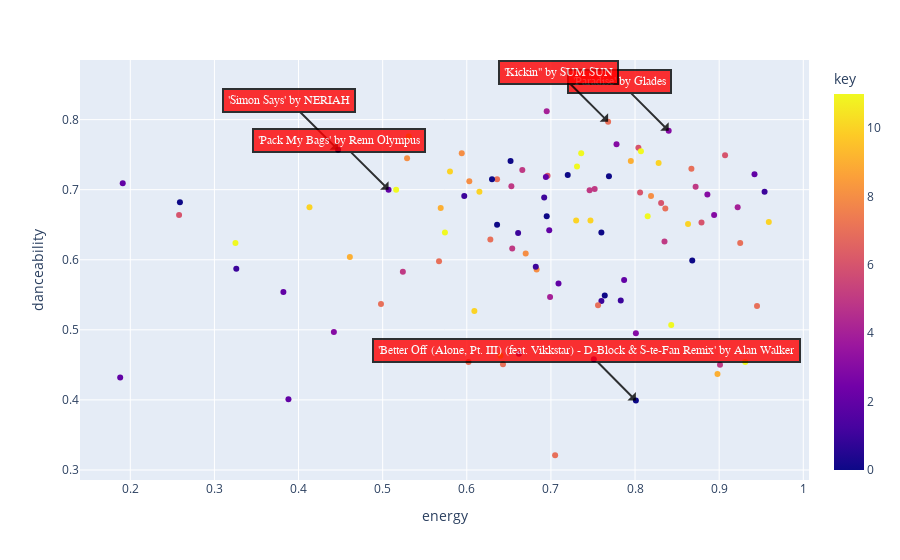

Notebook cell for this chart:
### Code cell
hover_columns = ['name', 'artist', 'added_at', 'tempo', 'valence']
fig = px.scatter(most_recently_added, x="energy", y='danceability', color='key', color_discrete_sequence=px.colors.qualitative.Bold, hover_data=hover_columns)

# Loop through the first ten songs in the dataframe
for i in range(5):
    # Get the name and artist of the song
    song_name = most_recently_added.loc[i, 'name']
    artist_name = most_recently_added.loc[i, 'artist']
    
    # Get the x and y coordinates of the point corresponding to the song
    x_coord = most_recently_added.loc[i, 'energy']
    y_coord = most_recently_added.loc[i, 'danceability']
    
    # Create the arrow and text annotation
    fig.add_annotation(
        x=x_coord,
        y=y_coord,
        ax=x_coord-50,
        ay=y_coord-50,
        text=f"'{song_name}' by {artist_name}",
        arrowhead=1,
        showarrow=True,
        font=dict(
            family="Courier New, monospace",
            size=12,
            color="#ffffff"
        ),
        align="center",
        arrowcolor="black",
        arrowwidth=2,
        arrowsize=1,
        bordercolor="black",
        borderwidth=2,
        borderpad=4,
        bgcolor="red",
        opacity=0.8,
    )

# Show the plot
fig.show()

### Figure 1 — Plotly figure (JSON) as saved in the notebook; plotly's stock layout.template omitted (floating-point values rounded to 4 significant figures; data arrays with more than 128 entries replaced by an {"elided": "..."} marker saying what was removed)
{"data": [{"customdata": {"elided": "100x5 mixed values"}, "hovertemplate": "energy=%{x}<br>danceability=%{y}<br>name=%{customdata[0]}<br>artist=%{customdata[1]}<br>added_at=%{customdata[2]}<br>tempo=%{customdata[3]}<br>valence=%{customdata[4]}<br>key=%{marker.color}<extra></extra>", "legendgroup": "", "marker": {"color": [0, 3, 0, 7, 2, 10, 10, 0, 11, 4, 6, 4, 1, 7, 8, 8, 3, 2, 0, 11, 5, 5, 2, 7, 5, 11, 3, 6, 1, 6, 7, 9, 1, 11, 11, 2, 7, 7, 1, 11, 0, 1, 7, 2, 8, 7, 0, 2, 0, 3, 1, 10, 11, 0, 0, 10, 7, 1, 10, 2, 5, 6, 9, 8, 7, 11, 6, 3, 11, 6, 9, 5, 6, 2, 0, 0, 5, 10, 2, 0, 7, 3, 10, 11, 3, 2, 8, 2, 8, 4, 9, 1, 7, 10, 11, 10, 5, 5, 7, 5], "coloraxis": "coloraxis", "symbol": "circle"}, "mode": "markers", "name": "", "orientation": "v", "showlegend": false, "type": "scatter", "x": [0.447, 0.84, 0.801, 0.768, 0.507, 0.73, 0.609, 0.695, 0.731, 0.699, 0.831, 0.695, 0.954, 0.705, 0.683, 0.529, 0.778, 0.388, 0.764, 0.574, 0.835, 0.654, 0.787, 0.602, 0.524, 0.736, 0.894, 0.879, 0.783, 0.806, 0.628, 0.461, 0.682, 0.815, 0.64, 0.709, 0.925, 0.643, 0.597, 0.843, 0.652, 0.76, 0.636, 0.191, 0.67, 0.498, 0.63, 0.382, 0.259, 0.886, 0.692, 0.828, 0.531, 0.868, 0.72, 0.58, 0.945, 0.661, 0.615, 0.942, 0.653, 0.804, 0.795, 0.603, 0.567, 0.807, 0.258, 0.751, 0.325, 0.907, 0.898, 0.752, 0.696, 0.662, 0.636, 0.769, 0.901, 0.959, 0.698, 0.76, 0.867, 0.801, 0.747, 0.516, 0.442, 0.188, 0.594, 0.694, 0.819, 0.922, 0.569, 0.326, 0.836, 0.413, 0.931, 0.863, 0.746, 0.666, 0.756, 0.872], "xaxis": "x", "y": [0.757, 0.784, 0.399, 0.797, 0.7, 0.656, 0.527, 0.662, 0.733, 0.547, 0.681, 0.812, 0.697, 0.321, 0.586, 0.745, 0.765, 0.401, 0.549, 0.639, 0.626, 0.616, 0.571, 0.454, 0.583, 0.752, 0.664, 0.653, 0.542, 0.696, 0.629, 0.604, 0.59, 0.662, 0.463, 0.566, 0.624, 0.451, 0.691, 0.507, 0.741, 0.541, 0.715, 0.709, 0.609, 0.537, 0.715, 0.554, 0.682, 0.693, 0.689, 0.738, 0.776, 0.599, 0.721, 0.726, 0.534, 0.638, 0.697, 0.722, 0.705, 0.76, 0.741, 0.712, 0.598, 0.755, 0.664, 0.458, 0.624, 0.749, 0.437, 0.701, 0.72, 0.466, 0.65, 0.719, 0.45, 0.654, 0.642, 0.639, 0.73, 0.495, 0.656, 0.7, 0.497, 0.432, 0.752, 0.718, 0.691, 0.675, 0.674, 0.587, 0.673, 0.675, 0.454, 0.651, 0.699, 0.728, 0.535, 0.704], "yaxis": "y"}], "layout": {"annotations": [{"align": "center", "arrowcolor": "black", "arrowhead": 1, "arrowsize": 1, "arrowwidth": 2, "ax": -49.55, "ay": -49.24, "bgcolor": "red", "bordercolor": "black", "borderpad": 4, "borderwidth": 2, "font": {"color": "#ffffff", "family": "Courier New, monospace", "size": 12}, "opacity": 0.8, "showarrow": true, "text": "'Simon Says' by NERIAH", "x": 0.447, "y": 0.757}, {"align": "center", "arrowcolor": "black", "arrowhead": 1, "arrowsize": 1, "arrowwidth": 2, "ax": -49.16, "ay": -49.22, "bgcolor": "red", "bordercolor": "black", "borderpad": 4, "borderwidth": 2, "font": {"color": "#ffffff", "family": "Courier New, monospace", "size": 12}, "opacity": 0.8, "showarrow": true, "text": "'Paradise' by Glades", "x": 0.84, "y": 0.784}, {"align": "center", "arrowcolor": "black", "arrowhead": 1, "arrowsize": 1, "arrowwidth": 2, "ax": -49.2, "ay": -49.6, "bgcolor": "red", "bordercolor": "black", "borderpad": 4, "borderwidth": 2, "font": {"color": "#ffffff", "family": "Courier New, monospace", "size": 12}, "opacity": 0.8, "showarrow": true, "text": "'Better Off (Alone, Pt. III) (feat. Vikkstar) - D-Block & S-te-Fan Remix' by Alan Walker", "x": 0.801, "y": 0.399}, {"align": "center", "arrowcolor": "black", "arrowhead": 1, "arrowsize": 1, "arrowwidth": 2, "ax": -49.23, "ay": -49.2, "bgcolor": "red", "bordercolor": "black", "borderpad": 4, "borderwidth": 2, "font": {"color": "#ffffff", "family": "Courier New, monospace", "size": 12}, "opacity": 0.8, "showarrow": true, "text": "'Kickin'' by SUM SUN", "x": 0.768, "y": 0.797}, {"align": "center", "arrowcolor": "black", "arrowhead": 1, "arrowsize": 1, "arrowwidth": 2, "ax": -49.49, "ay": -49.3, "bgcolor": "red", "bordercolor": "black", "borderpad": 4, "borderwidth": 2, "font": {"color": "#ffffff", "family": "Courier New, monospace", "size": 12}, "opacity": 0.8, "showarrow": true, "text": "'Pack My Bags' by Renn Olympus", "x": 0.507, "y": 0.7}], "coloraxis": {"colorbar": {"title": {"text": "key"}}, "colorscale": [[0, "#0d0887"], [0.1111, "#46039f"], [0.2222, "#7201a8"], [0.3333, "#9c179e"], [0.4444, "#bd3786"], [0.5556, "#d8576b"], [0.6667, "#ed7953"], [0.7778, "#fb9f3a"], [0.8889, "#fdca26"], [1, "#f0f921"]]}, "legend": {"tracegroupgap": 0}, "margin": {"t": 60}, "xaxis": {"anchor": "y", "domain": [0, 1], "title": {"text": "energy"}}, "yaxis": {"anchor": "x", "domain": [0, 1], "title": {"text": "danceability"}}}}
